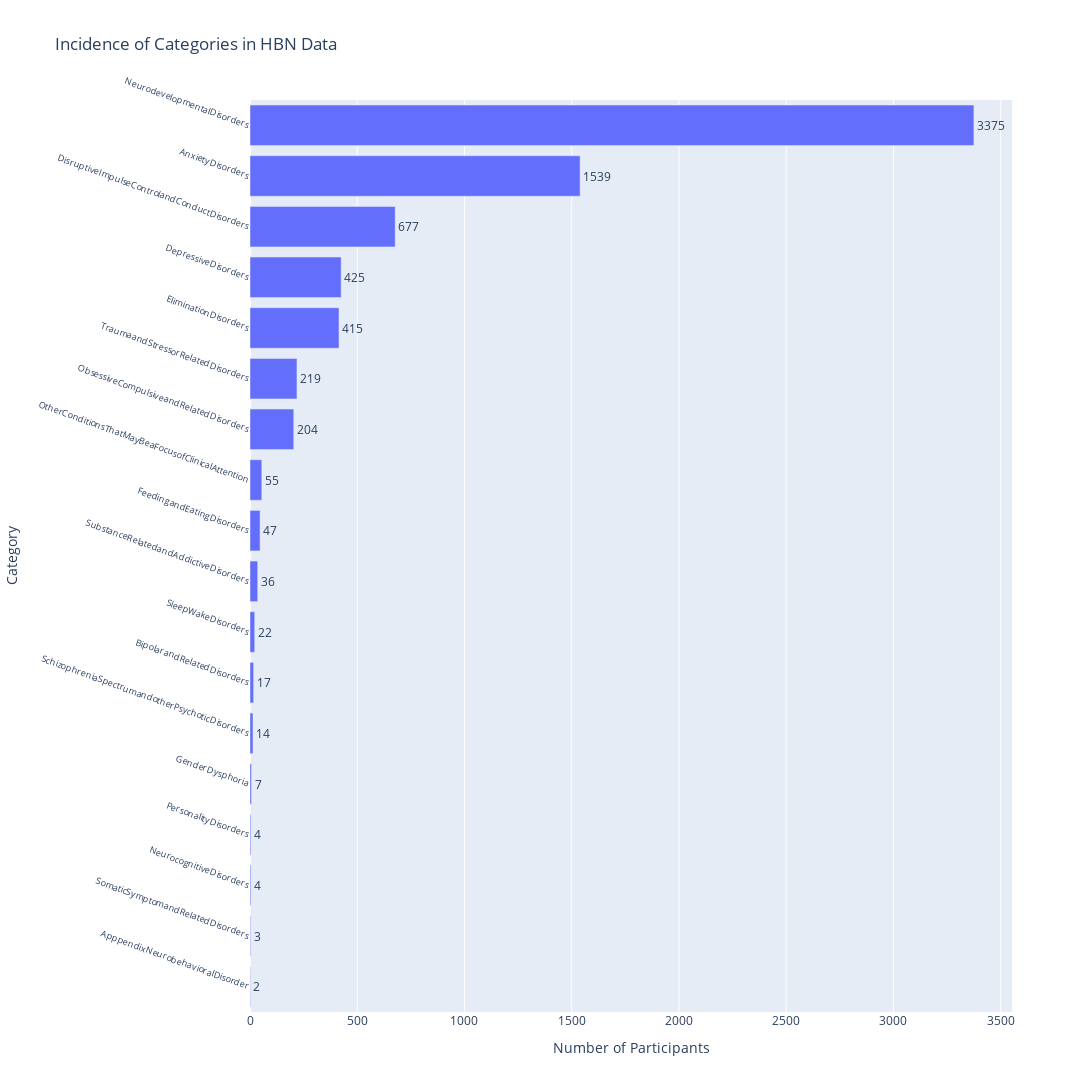

This figure's notebook cell:
### Markdown cell above
## Initialize with the HBN dataset and process data

### Code cell
hbn_dataset = HBNData.create(
    # change to path to HBN dataset
    input_path="../data/data_corrected.csv",
)
processed_data = hbn_dataset.process(
    # change to output path if you want to save the results
    output_path="../data/HBN_data_preprocessed_categories.csv",
    # pivot on diagnoses, subcategories, categories or all
    by="categories",
    # add certainty filter if desired
    certainty_filter=None,
    # set True to visualize results
    viz=True,
)

### Figure 1 — Plotly figure (JSON) as saved in the notebook; plotly's stock layout.template omitted (floating-point values rounded to 4 significant figures)
{"data": [{"orientation": "h", "text": ["2", "3", "4", "4", "7", "14", "17", "22", "36", "47", "55", "204", "219", "415", "425", "677", "1539", "3375"], "textposition": "outside", "type": "bar", "x": [2, 3, 4, 4, 7, 14, 17, 22, 36, 47, 55, 204, 219, 415, 425, 677, 1539, 3375], "y": ["ApppendixNeurobehavioralDisorder", "SomaticSymptomandRelatedDisorders", "NeurocognitiveDisorders", "PersonalityDisorders", "GenderDysphoria", "SchizophreniaSpectrumandotherPsychoticDisorders", "BipolarandRelatedDisorders", "SleepWakeDisorders", "SubstanceRelatedandAddictiveDisorders", "FeedingandEatingDisorders", "OtherConditionsThatMayBeaFocusofClinicalAttention", "ObsessiveCompulsiveandRelatedDisorders", "TraumaandStressorRelatedDisorders", "EliminationDisorders", "DepressiveDisorders", "DisruptiveImpulseControlandConductDisorders", "AnxietyDisorders", "NeurodevelopmentalDisorders"]}], "layout": {"height": 1500, "title": {"text": "Incidence of Categories in HBN Data"}, "width": 1200, "xaxis": {"title": {"text": "Number of Participants"}}, "yaxis": {"showticklabels": true, "tickangle": 20, "tickfont": {"size": 9}, "title": {"text": "Category"}}}}
